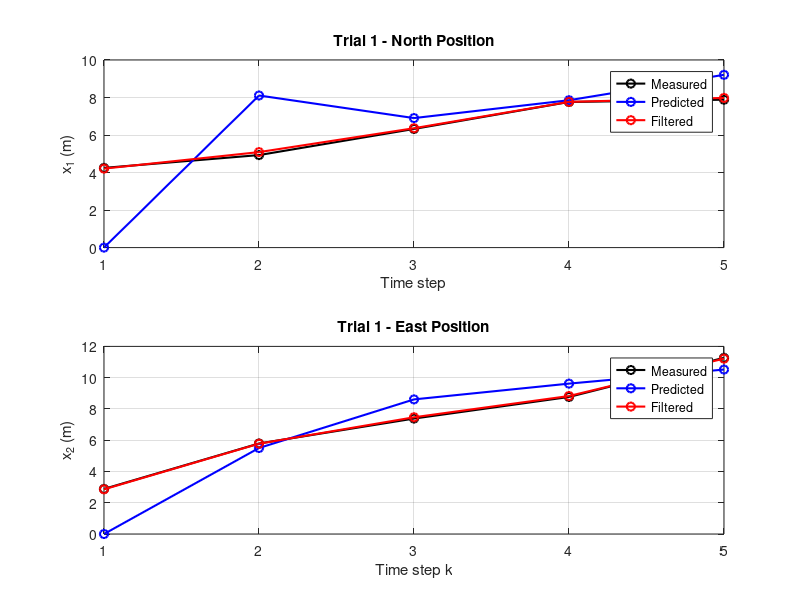
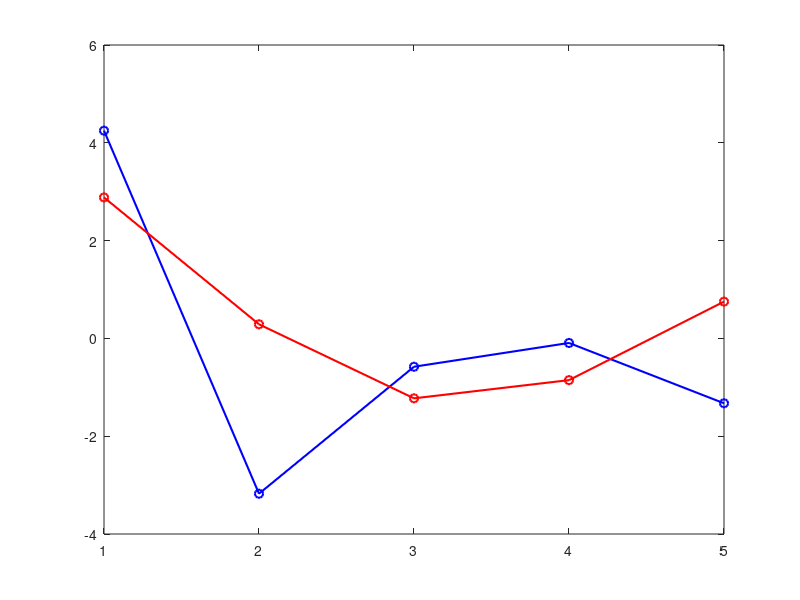

These charts were generated, in order, by the following MATLAB code: (Note: this script raises an error after producing the figures.)
clc; clear; close all;

%% Part A
% Continuous time state space model
A = [0 0 1 0;
     0 0 0 1;
     0 0 0 0;
     0 0 0 0];

B = zeros(4,1);

C = [1 0 0 0;
     0 1 0 0];

D = zeros(2,1);

% Sampling time
dt = 1;  

% Convert continuous system to discrete system using ZOH
sys_c = ss(A,B,C,D);
sys_d = c2d(sys_c, dt, 'zoh');

% Extract matrix
Ad = sys_d.A;
Cd = sys_d.C;

Q = eye(4); % Process noise matrix
R = 0.25 * eye(2); % Measurement noise matrix

% Initial values
xhat0 = [0; 0; 0; 0];
P0 = diag([1 1 25 25]);

% Measurements

Y1 = [4.2484 4.9309 6.3238 7.7615 7.8829;
      2.8829 5.7896 7.3837 8.7653 11.2713];

Y2 = [3.7683 4.7671 6.1210 6.0434 7.1375;
      2.7189 4.4936 7.1571 8.5460 10.2938];

%% Part B

% Trial 1
N1 = size(Y1,2);

xhat = xhat0;
P = P0;

x_pred1 = zeros(4,N1);
x_filt1 = zeros(4,N1);
innov1  = zeros(2,N1);

for k = 1:N1
    
    % Predict
    x_minus = Ad * xhat;
    P_minus = Ad * P * Ad' + Q;
    
    % Innovation
    y_tilde = Y1(:,k) - Cd * x_minus;
    
    % Kalman gain
    S = Cd * P_minus * Cd' + R;
    K = P_minus * Cd' / S;
    
    % Correct
    xhat = x_minus + K * y_tilde;
    P = (eye(4) - K * Cd) * P_minus;
    
    % Save
    x_pred1(:,k) = x_minus;
    x_filt1(:,k) = xhat;
    innov1(:,k) = y_tilde;
end

disp('Final estimated state for Trial 1:');
disp(x_filt1(:,end));


% Trial 2
N2 = size(Y2,2);

xhat = xhat0;
P = P0;

x_pred2 = zeros(4,N2);
x_filt2 = zeros(4,N2);
innov2  = zeros(2,N2);

for k = 1:N2
    
    % Predict
    x_minus = Ad * xhat;
    P_minus = Ad * P * Ad' + Q;
    
    % Innovation
    y_tilde = Y2(:,k) - Cd * x_minus;
    
    % Kalman gain
    S = Cd * P_minus * Cd' + R;
    K = P_minus * Cd' / S;
    
    % Correct
    xhat = x_minus + K * y_tilde;
    P = (eye(4) - K * Cd) * P_minus;
    
    % Save
    x_pred2(:,k) = x_minus;
    x_filt2(:,k) = xhat;
    innov2(:,k) = y_tilde;
end

disp('Final estimated state for Trial 2:');
disp(x_filt2(:,end));

% Plot 

% Measured positions, predicted positions, and corrected positions for
% Trial 1
t1 = 1:N1;


figure;
subplot(2,1,1);
plot(t1, Y1(1,:), 'ko-', 'LineWidth', 1.5); hold on;
plot(t1, x_pred1(1,:), 'bo-', 'LineWidth', 1.5);
plot(t1, x_filt1(1,:), 'ro-', 'LineWidth', 1.5);
grid on;
xlabel('Time step');
ylabel('x_1 (m)');
title('Trial 1 - North Position');
legend('Measured','Predicted','Filtered');

subplot(2,1,2);
plot(t1, Y1(2,:), 'ko-', 'LineWidth', 1.5); hold on;
plot(t1, x_pred1(2,:), 'bo-', 'LineWidth', 1.5);
plot(t1, x_filt1(2,:), 'ro-', 'LineWidth', 1.5);
grid on;
xlabel('Time step k');
ylabel('x_2 (m)');
title('Trial 1 - East Position');
legend('Measured','Predicted','Filtered');

% Innovation plot for Trial 1
figure;
plot(t1, innov1(1,:), 'bo-', 'LineWidth', 1.5); hold on;
plot(t1, innov1(2,:), 'ro-', 'LineWidth', 1.5);
yline(0,'k--');
grid on;
xlabel('Time step');
ylabel('Innovation');
title('Trial 1 Innovation');
legend('\tilde{y}_1','\tilde{y}_2');

% Measured positions, predicted positions, and corrected positions for
% Trial 2
t2 = 1:N2;

figure;
subplot(2,1,1);
plot(t2, Y2(1,:), 'ko-', 'LineWidth', 1.5); hold on;
plot(t2, x_pred2(1,:), 'bo-', 'LineWidth', 1.5);
plot(t2, x_filt2(1,:), 'ro-', 'LineWidth', 1.5);
grid on;
xlabel('Time step');
ylabel('x_1 (m)');
title('Trial 2 - North Position');
legend('Measured','Predicted','Filtered');

subplot(2,1,2);
plot(t2, Y2(2,:), 'ko-', 'LineWidth', 1.5); hold on;
plot(t2, x_pred2(2,:), 'bo-', 'LineWidth', 1.5);
plot(t2, x_filt2(2,:), 'ro-', 'LineWidth', 1.5);
grid on;
xlabel('Time step');
ylabel('x_2 (m)');
title('Trial 2 - East Position');
legend('Measured','Predicted','Filtered');

% Innovation plot for Trial 2
figure;
plot(t2, innov2(1,:), 'bo-', 'LineWidth', 1.5); hold on;
plot(t2, innov2(2,:), 'ro-', 'LineWidth', 1.5);
yline(0,'k--');
grid on;
xlabel('Time step ');
ylabel('Innovation');
title('Trial 2 Innovation');
legend('\tilde{y}_1','\tilde{y}_2');

%% Part C

% Ground truth
t = 1:5;

x1_true = t + 3;
x2_true = 2*t + 4;
v1_true = ones(1,5);
v2_true = 2*ones(1,5);

% Plot predicted velocities and corrected velocities vs. ground truth

% Trial 1
figure;
subplot(2,1,1);
plot(t, x_pred1(3,:), 'bo-', 'LineWidth', 1.5); hold on;
plot(t, x_filt1(3,:), 'ro-', 'LineWidth', 1.5);
plot(t, v1_true, 'k--', 'LineWidth', 1.5);
grid on;
xlabel('Time step');
ylabel('v_1 (m/s)');
title('Trial 1 Velocity v_1');
legend('Predicted','Corrected','True');

subplot(2,1,2);
plot(t, x_pred1(4,:), 'bo-', 'LineWidth', 1.5); hold on;
plot(t, x_filt1(4,:), 'ro-', 'LineWidth', 1.5);
plot(t, v2_true, 'k--', 'LineWidth', 1.5);
grid on;
xlabel('Time step');
ylabel('v_2 (m/s)');
title('Trial 1 Velocity v_2');
legend('Predicted','Corrected','True');

% Trial 2
figure;
subplot(2,1,1);
plot(t, x_pred2(3,:), 'bo-', 'LineWidth', 1.5); hold on;
plot(t, x_filt2(3,:), 'ro-', 'LineWidth', 1.5);
plot(t, v1_true, 'k--', 'LineWidth', 1.5);
grid on;
xlabel('Time step');
ylabel('v_1 (m/s)');
title('Trial 2 Velocity v_1');
legend('Predicted','Corrected','True');

subplot(2,1,2);
plot(t, x_pred2(4,:), 'bo-', 'LineWidth', 1.5); hold on;
plot(t, x_filt2(4,:), 'ro-', 'LineWidth', 1.5);
plot(t, v2_true, 'k--', 'LineWidth', 1.5);
grid on;
xlabel('Time step');
ylabel('v_2 (m/s)');
title('Trial 2 Velocity v_2');
legend('Predicted','Corrected','True');

% Plot estimation error

% Trial 1 corrected errors
pos_err1 = [x_filt1(1,:) - x1_true,  x_filt1(2,:) - x2_true];
vel_err1 = [x_filt1(3,:) - v1_true,  x_filt1(4,:) - v2_true];

% Trial 2 corrected errors
pos_err2 = [x_filt2(1,:) - x1_true,  x_filt2(2,:) - x2_true];
vel_err2 = [x_filt2(3,:) - v1_true,  x_filt2(4,:) - v2_true];

% Combine together
pos_err_all = [pos_err1 pos_err2];
vel_err_all = [vel_err1 vel_err2];

% Histogram of position error
figure;
histogram(pos_err_all, 5);
grid on;
xlabel('Position error (m)');
ylabel('Count');
title('Position Estimation Error Histogram');

% Histogram of velocity error
figure;
histogram(vel_err_all, 5);
grid on;
xlabel('Velocity error (m/s)');
ylabel('Count');
title('Velocity Estimation Error Histogram');

% Compute RMSE for position and velocity
rmse_pos = sqrt(mean(pos_err_all.^2));
rmse_vel = sqrt(mean(vel_err_all.^2));

disp('RMSE for position:');
disp(rmse_pos);

disp('RMSE for velocity:');
disp(rmse_vel);


%% Part E

% Different Q values
Qa = 0.01 * eye(4);
Q0 = eye(4); 
Qb = 100 * eye(4);

% True position
x1_true = t + 3;
x2_true = 2*t + 4;

% Trial 1 with Qa
N1 = size(Y1,2);
xhat = xhat0;
P = P0;
x_filt1_a = zeros(4,N1);

for k = 1:N1
    x_minus = Ad * xhat;
    P_minus = Ad * P * Ad' + Qa;

    y_tilde = Y1(:,k) - Cd * x_minus;
    S = Cd * P_minus * Cd' + R;
    K = P_minus * Cd' / S;

    xhat = x_minus + K * y_tilde;
    P = (eye(4) - K * Cd) * P_minus;

    x_filt1_a(:,k) = xhat;
end

% Trial 1 with original Q
xhat = xhat0;
P = P0;
x_filt1_0 = zeros(4,N1);

for k = 1:N1
    x_minus = Ad * xhat;
    P_minus = Ad * P * Ad' + Q0;

    y_tilde = Y1(:,k) - Cd * x_minus;
    S = Cd * P_minus * Cd' + R;
    K = P_minus * Cd' / S;

    xhat = x_minus + K * y_tilde;
    P = (eye(4) - K * Cd) * P_minus;

    x_filt1_0(:,k) = xhat;
end

% Trial 1 with Qb
xhat = xhat0;
P = P0;
x_filt1_b = zeros(4,N1);

for k = 1:N1
    x_minus = Ad * xhat;
    P_minus = Ad * P * Ad' + Qb;

    y_tilde = Y1(:,k) - Cd * x_minus;
    S = Cd * P_minus * Cd' + R;
    K = P_minus * Cd' / S;

    xhat = x_minus + K * y_tilde;
    P = (eye(4) - K * Cd) * P_minus;

    x_filt1_b(:,k) = xhat;
end

% Plot corrected position estimates for Trial 1
figure;
subplot(2,1,1);
plot(t, x_filt1_a(1,:), 'bo-', 'LineWidth', 1.5); hold on;
plot(t, x_filt1_0(1,:), 'ko-', 'LineWidth', 1.5);
plot(t, x_filt1_b(1,:), 'ro-', 'LineWidth', 1.5);
grid on;
xlabel('Time step');
ylabel('x_1 (m)');
title('Trial 1 Corrected Position x_1');
legend('Q_a = 0.01I', 'Q = I', 'Q_b = 100I');

subplot(2,1,2);
plot(t, x_filt1_a(2,:), 'bo-', 'LineWidth', 1.5); hold on;
plot(t, x_filt1_0(2,:), 'ko-', 'LineWidth', 1.5);
plot(t, x_filt1_b(2,:), 'ro-', 'LineWidth', 1.5);
grid on;
xlabel('Time step');
ylabel('x_2 (m)');
title('Trial 1 Corrected Position x_2');
legend('Q_a = 0.01I', 'Q = I', 'Q_b = 100I');

% Trial 1 position RMSE
err1_a = [x_filt1_a(1,:) - x1_true, x_filt1_a(2,:) - x2_true];
err1_0 = [x_filt1_0(1,:) - x1_true, x_filt1_0(2,:) - x2_true];
err1_b = [x_filt1_b(1,:) - x1_true, x_filt1_b(2,:) - x2_true];

rmse1_a = sqrt(mean(err1_a.^2));
rmse1_0 = sqrt(mean(err1_0.^2));
rmse1_b = sqrt(mean(err1_b.^2));

disp('Trial 1 position RMSE:');
disp(['Qa = 0.01I: ', num2str(rmse1_a)]);
disp(['Q = I: ', num2str(rmse1_0)]);
disp(['Qb = 100I: ', num2str(rmse1_b)]);

% Trial 2 with Qa
N2 = size(Y2,2);
xhat = xhat0;
P = P0;
x_filt2_a = zeros(4,N2);

for k = 1:N2
    x_minus = Ad * xhat;
    P_minus = Ad * P * Ad' + Qa;

    y_tilde = Y2(:,k) - Cd * x_minus;
    S = Cd * P_minus * Cd' + R;
    K = P_minus * Cd' / S;

    xhat = x_minus + K * y_tilde;
    P = (eye(4) - K * Cd) * P_minus;

    x_filt2_a(:,k) = xhat;
end

% Trial 2 with original Q
xhat = xhat0;
P = P0;
x_filt2_0 = zeros(4,N2);

for k = 1:N2
    x_minus = Ad * xhat;
    P_minus = Ad * P * Ad' + Q0;

    y_tilde = Y2(:,k) - Cd * x_minus;
    S = Cd * P_minus * Cd' + R;
    K = P_minus * Cd' / S;

    xhat = x_minus + K * y_tilde;
    P = (eye(4) - K * Cd) * P_minus;

    x_filt2_0(:,k) = xhat;
end

% Trial 2 with Qb
xhat = xhat0;
P = P0;
x_filt2_b = zeros(4,N2);

for k = 1:N2
    x_minus = Ad * xhat;
    P_minus = Ad * P * Ad' + Qb;

    y_tilde = Y2(:,k) - Cd * x_minus;
    S = Cd * P_minus * Cd' + R;
    K = P_minus * Cd' / S;

    xhat = x_minus + K * y_tilde;
    P = (eye(4) - K * Cd) * P_minus;

    x_filt2_b(:,k) = xhat;
end

% Trial 2 position RMSE
err2_a = [x_filt2_a(1,:) - x1_true, x_filt2_a(2,:) - x2_true];
err2_0 = [x_filt2_0(1,:) - x1_true, x_filt2_0(2,:) - x2_true];
err2_b = [x_filt2_b(1,:) - x1_true, x_filt2_b(2,:) - x2_true];

rmse2_a = sqrt(mean(err2_a.^2));
rmse2_0 = sqrt(mean(err2_0.^2));
rmse2_b = sqrt(mean(err2_b.^2));

disp('Trial 2 position RMSE:');
disp(['Qa = 0.01I: ', num2str(rmse2_a)]);
disp(['Q = I: ', num2str(rmse2_0)]);
disp(['Qb = 100I: ', num2str(rmse2_b)]);
